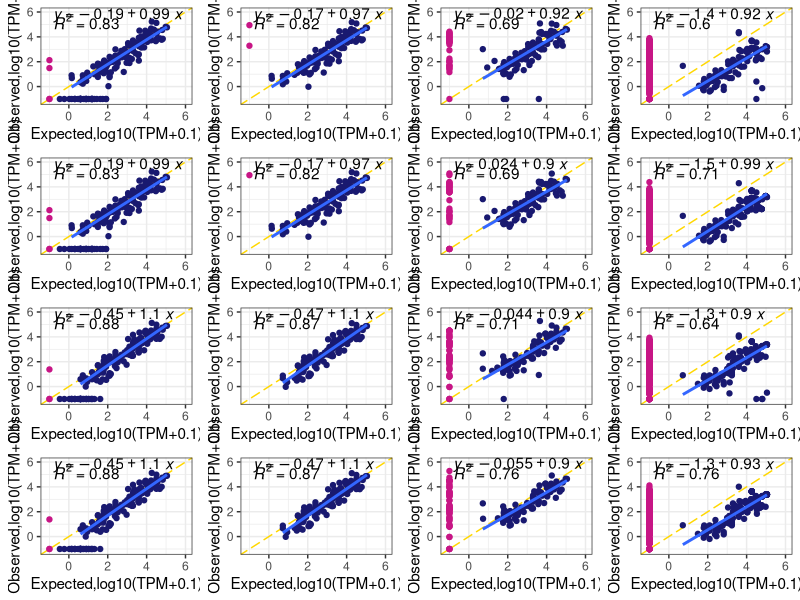

Write R code to recreate this figure.
#Prepare table with bash
#FP = expected abundance = 0
#GFF
#echo -e "Sequin\tMixA\tType\tTranscript\tClasscode\tTPM\tnbReads" > headerGFF.tsv
#for file in *.sf ; do join -1 1 -2 5 <( sort -k1,1 $file ) <( sort -k5,5 ${file%*_salmon.sf}.tmap ) | sed 's/ /\t/g' | awk '$8=="=" || $8=="c" {print "TP\t"$1"\t"$7"\t"$8"\t"$4"\t"$5}' - > GFF-${file%*_salmon.sf}_quantif-TP.tsv; join -t $'\t' -1 1 -2 3 <( sort -k1,1 rnasequin_isoforms_2.5.tsv ) <( sort -k3,3 GFF-${file%*_salmon.sf}_quantif-TP.tsv ) | cut -d$'\t' -f5,6,1,7,8,9,3 > GFF-${file%*_salmon.sf}_quantif-TP2.tsv; join -1 1 -2 5 <( sort -k1,1 $file ) <( sort -k5,5 ${file%*_salmon.sf}.tmap ) | sed 's/ /\t/g' | awk '$8!="=" && $8!="c" && $8!="u" {print $7"\t0\tFP\t"$1"\t"$8"\t"$4"\t"$5"\t"}' - > GFF-${file%*_salmon.sf}_quantif-FP.tsv; cat headerGFF.tsv GFF-${file%*_salmon.sf}_quantif-TP2.tsv GFF-${file%*_salmon.sf}_quantif-FP.tsv > GFF-${file%*_salmon.sf}_quantif.tsv; rm GFF-${file%*_salmon.sf}_quantif-FP.tsv GFF-${file%*_salmon.sf}_quantif-#TP.tsv GFF-${file%*_salmon.sf}_quantif-TP2.tsv; done
#rm headerGFF.tsv


#SQ3
#echo -e "Sequin\tMixA\tType\tTranscript\tClasscode1\tClasscode2\tTPM\tnbReads" > headerSQ3.tsv
#for file in *.sf ; do join -1 1 -2 1 <( sort -k1,1 $file ) <( sort -k1,1 ${file%*_salmon.sf}_classification.txt | sed 's/%7C/|/g' - ) | sed 's/ /\t/g' | awk '$10=="full-splice_match" || ( $10=="incomplete-splice_match" && $19!="intron_retention" ) {print "TP\t"$1"\t"$12"\t"$10"\t"$19"\t"$4"\t"$5}' - > SQ3-${file%*_salmon.sf}_quantif-TP.tsv; join -t $'\t' -1 1 -2 3 <( sort -k1,1 rnasequin_isoforms_2.5.tsv ) <( sort -k3,3 SQ3-${file%*_salmon.sf}_quantif-TP.tsv ) | cut -d$'\t' -f5,6,1,7,8,9,10,3 > SQ3-${file%*_salmon.sf}_quantif-TP2.tsv; join -1 1 -2 1 <( sort -k1,1 $file ) <( sort -k1,1 ${file%*_salmon.sf}_classification.txt | sed 's/%7C/|/g' - ) | sed 's/ /\t/g' | awk '$10!="full-splice_match" && ( $10!="incomplete-splice_match" || $19=="intron_retention" ) && $10!="intergenic" {print $12"\t0\tFP\t"$1"\t"$10"\t"$19"\t"$4"\t"$5}' - > SQ3-${file%*_salmon.sf}_quantif-FP.tsv; cat headerSQ3.tsv SQ3-${file%*_salmon.sf}_quantif-TP2.tsv SQ3-${file%*_salmon.sf}_quantif-FP.tsv > SQ3-${file%*_salmon.sf}_quantif.tsv; rm SQ3-${file%*_salmon.sf}_quantif-FP.tsv SQ3-${file%*_salmon.sf}_quantif-TP.tsv SQ3-${file%*_salmon.sf}_quantif-TP2.tsv; done
#rm headerSQ3.tsv

#Plot figure with R
#RStudio
library(ggplot2)
library(ggpubr)
library(cowplot)

setwd("D:/Assembly-Benchmarking/Fig5-Quantification/Upt2")

#All sequins abundances sum = 15196.5066 for TPM comversion

GFF_LSK114_Bambu <- read.csv("GFF-LSK114_Bambu_quantif.tsv", header=T, sep="\t")
GFF_LSK114_Bambu$nbreadslog <- log10(GFF_LSK114_Bambu$TPM+0.1) #Take TPMs instead of nb of  reads and compare to sequins in TPMs
GFF_LSK114_Bambu$MixAlog <- log10(((GFF_LSK114_Bambu$MixA*1000000)/15196.5066)+0.1) #Convert sequins relative abundances to TPMs
GFF_LSK114_Bambu_x <- subset(subset(GFF_LSK114_Bambu, Type=="TP"), TPM>0 )
x <- cor(as.matrix(GFF_LSK114_Bambu_x[,8:9]), method = c("pearson", "kendall", "spearman"))
print(x)
GFF_LSK114_Bambu_plot <- ggplot(GFF_LSK114_Bambu,aes(y=nbreadslog, x=MixAlog)) + geom_abline(colour="gold", linetype = "longdash") + geom_point(aes(colour=factor(Type)),show.legend = FALSE) + geom_smooth(data=GFF_LSK114_Bambu_x,se=FALSE, method=lm) + stat_regline_equation(data=GFF_LSK114_Bambu_x,label.x=-0.8, label.y=5.75) + stat_cor(data=GFF_LSK114_Bambu_x,aes(label=..rr.label..), label.x=-0.8, label.y=5.25) + xlab("Expected,log10(TPM+0.1)") + ylab("Observed,log10(TPM+0.1)") + theme_bw() + xlim(-1.1,6) + ylim(-1.1,6) + scale_color_manual(values = c("TP" = "midnightblue","FP" = "mediumvioletred"))

GFF_LSK114_isoQuant <- read.csv("GFF-LSK114_isoQuant_quantif.tsv", header=T, sep="\t")
GFF_LSK114_isoQuant$nbreadslog <- log10(GFF_LSK114_isoQuant$TPM+0.1) #Take TPMs instead of nb of  reads and compare to sequins in TPMs
GFF_LSK114_isoQuant$MixAlog <- log10(((GFF_LSK114_isoQuant$MixA*1000000)/15196.5066)+0.1) #Convert sequins relative abundances to TPMs
GFF_LSK114_isoQuant_x <- subset(subset(GFF_LSK114_isoQuant, Type=="TP"), TPM>0 )
x <- cor(as.matrix(GFF_LSK114_isoQuant_x[,8:9]), method = c("pearson", "kendall", "spearman"))
print(x)
GFF_LSK114_isoQuant_plot <- ggplot(GFF_LSK114_isoQuant,aes(y=nbreadslog, x=MixAlog)) + geom_abline(colour="gold", linetype = "longdash") + geom_point(aes(colour=factor(Type)),show.legend = FALSE) + geom_smooth(data=GFF_LSK114_isoQuant_x,se=FALSE, method=lm) + stat_regline_equation(data=GFF_LSK114_isoQuant_x,label.x=-0.8, label.y=5.75) + stat_cor(data=GFF_LSK114_isoQuant_x,aes(label=..rr.label..), label.x=-0.8, label.y=5.25) + xlab("Expected,log10(TPM+0.1)") + ylab("Observed,log10(TPM+0.1)") + theme_bw() + xlim(-1.1,6) + ylim(-1.1,6) + scale_color_manual(values = c("TP" = "midnightblue","FP" = "mediumvioletred"))

GFF_LSK114_Flair <- read.csv("GFF-LSK114_FLAIR-noRef_quantif.tsv", header=T, sep="\t")
GFF_LSK114_Flair$nbreadslog <- log10(GFF_LSK114_Flair$TPM+0.1) #Take TPMs instead of nb of  reads and compare to sequins in TPMs
GFF_LSK114_Flair$MixAlog <- log10(((GFF_LSK114_Flair$MixA*1000000)/15196.5066)+0.1) #Convert sequins relative abundances to TPMs
GFF_LSK114_Flair_x <- subset(subset(GFF_LSK114_Flair, Type=="TP"), TPM>0 )
x <- cor(as.matrix(GFF_LSK114_Flair_x[,8:9]), method = c("pearson", "kendall", "spearman"))
print(x)
GFF_LSK114_Flair_plot <- ggplot(GFF_LSK114_Flair,aes(y=nbreadslog, x=MixAlog)) + geom_abline(colour="gold", linetype = "longdash") + geom_point(aes(colour=factor(Type)),show.legend = FALSE) + geom_smooth(data=GFF_LSK114_Flair_x,se=FALSE, method=lm) + stat_regline_equation(data=GFF_LSK114_Flair_x,label.x=-0.8, label.y=5.75) + stat_cor(data=GFF_LSK114_Flair_x,aes(label=..rr.label..), label.x=-0.8, label.y=5.25) + xlab("Expected,log10(TPM+0.1)") + ylab("Observed,log10(TPM+0.1)") + theme_bw() + xlim(-1.1,6) + ylim(-1.1,6) + scale_color_manual(values = c("TP" = "midnightblue","FP" = "mediumvioletred"))

GFF_LSK114_Stringtie2 <- read.csv("GFF-LSK114_Stringtie2-noRef_quantif.tsv", header=T, sep="\t")
GFF_LSK114_Stringtie2$nbreadslog <- log10(GFF_LSK114_Stringtie2$TPM+0.1) #Take TPMs instead of nb of  reads and compare to sequins in TPMs
GFF_LSK114_Stringtie2$MixAlog <- log10(((GFF_LSK114_Stringtie2$MixA*1000000)/15196.5066)+0.1) #Convert sequins relative abundances to TPMs
GFF_LSK114_Stringtie2_x <- subset(subset(GFF_LSK114_Stringtie2, Type=="TP"), TPM>0 )
x <- cor(as.matrix(GFF_LSK114_Stringtie2_x[,8:9]), method = c("pearson", "kendall", "spearman"))
print(x)
GFF_LSK114_Stringtie2_plot <- ggplot(GFF_LSK114_Stringtie2,aes(y=nbreadslog, x=MixAlog)) + geom_abline(colour="gold", linetype = "longdash") + geom_point(aes(colour=factor(Type)),show.legend = FALSE) + geom_smooth(data=GFF_LSK114_Stringtie2_x,se=FALSE, method=lm) + stat_regline_equation(data=GFF_LSK114_Stringtie2_x,label.x=-0.8, label.y=5.75) + stat_cor(data=GFF_LSK114_Stringtie2_x,aes(label=..rr.label..), label.x=-0.8, label.y=5.25) + xlab("Expected,log10(TPM+0.1)") + ylab("Observed,log10(TPM+0.1)") + theme_bw() + xlim(-1.1,6) + ylim(-1.1,6) + scale_color_manual(values = c("TP" = "midnightblue","FP" = "mediumvioletred"))

SQ3_LSK114_Bambu <- read.csv("SQ3-LSK114_Bambu_quantif.tsv", header=T, sep="\t")
SQ3_LSK114_Bambu$nbreadslog <- log10(SQ3_LSK114_Bambu$TPM+0.1) #Take TPMs instead of nb of  reads and compare to sequins in TPMs
SQ3_LSK114_Bambu$MixAlog <- log10(((SQ3_LSK114_Bambu$MixA*1000000)/15196.5066)+0.1) #Convert sequins relative abundances to TPMs
SQ3_LSK114_Bambu_x <- subset(subset(SQ3_LSK114_Bambu, Type=="TP"), TPM>0 )
x <- cor(as.matrix(SQ3_LSK114_Bambu_x[,9:10]), method = c("pearson", "kendall", "spearman"))
print(x)
SQ3_LSK114_Bambu_plot <- ggplot(SQ3_LSK114_Bambu,aes(y=nbreadslog, x=MixAlog)) + geom_abline(colour="gold", linetype = "longdash") + geom_point(aes(colour=factor(Type)),show.legend = FALSE) + geom_smooth(data=SQ3_LSK114_Bambu_x,se=FALSE, method=lm) + stat_regline_equation(data=SQ3_LSK114_Bambu_x,label.x=-0.8, label.y=5.75) + stat_cor(data=SQ3_LSK114_Bambu_x,aes(label=..rr.label..), label.x=-0.8, label.y=5.25) + xlab("Expected,log10(TPM+0.1)") + ylab("Observed,log10(TPM+0.1)") + theme_bw() + xlim(-1.1,6) + ylim(-1.1,6) + scale_color_manual(values = c("TP" = "midnightblue","FP" = "mediumvioletred"))

SQ3_LSK114_isoQuant <- read.csv("SQ3-LSK114_isoQuant_quantif.tsv", header=T, sep="\t")
SQ3_LSK114_isoQuant$nbreadslog <- log10(SQ3_LSK114_isoQuant$TPM+0.1) #Take TPMs instead of nb of  reads and compare to sequins in TPMs
SQ3_LSK114_isoQuant$MixAlog <- log10(((SQ3_LSK114_isoQuant$MixA*1000000)/15196.5066)+0.1) #Convert sequins relative abundances to TPMs
SQ3_LSK114_isoQuant_x <- subset(subset(SQ3_LSK114_isoQuant, Type=="TP"), TPM>0 )
x <- cor(as.matrix(SQ3_LSK114_isoQuant_x[,9:10]), method = c("pearson", "kendall", "spearman"))
print(x)
SQ3_LSK114_isoQuant_plot <- ggplot(SQ3_LSK114_isoQuant,aes(y=nbreadslog, x=MixAlog)) + geom_abline(colour="gold", linetype = "longdash") + geom_point(aes(colour=factor(Type)),show.legend = FALSE) + geom_smooth(data=SQ3_LSK114_isoQuant_x,se=FALSE, method=lm) + stat_regline_equation(data=SQ3_LSK114_isoQuant_x,label.x=-0.8, label.y=5.75) + stat_cor(data=SQ3_LSK114_isoQuant_x,aes(label=..rr.label..), label.x=-0.8, label.y=5.25) + xlab("Expected,log10(TPM+0.1)") + ylab("Observed,log10(TPM+0.1)") + theme_bw() + xlim(-1.1,6) + ylim(-1.1,6) + scale_color_manual(values = c("TP" = "midnightblue","FP" = "mediumvioletred"))

SQ3_LSK114_Flair <- read.csv("SQ3-LSK114_FLAIR-noRef_quantif.tsv", header=T, sep="\t")
SQ3_LSK114_Flair$nbreadslog <- log10(SQ3_LSK114_Flair$TPM+0.1) #Take TPMs instead of nb of  reads and compare to sequins in TPMs
SQ3_LSK114_Flair$MixAlog <- log10(((SQ3_LSK114_Flair$MixA*1000000)/15196.5066)+0.1) #Convert sequins relative abundances to TPMs
SQ3_LSK114_Flair_x <- subset(subset(SQ3_LSK114_Flair, Type=="TP"), TPM>0 )
x <- cor(as.matrix(SQ3_LSK114_Flair_x[,9:10]), method = c("pearson", "kendall", "spearman"))
print(x)
SQ3_LSK114_Flair_plot <- ggplot(SQ3_LSK114_Flair,aes(y=nbreadslog, x=MixAlog)) + geom_abline(colour="gold", linetype = "longdash") + geom_point(aes(colour=factor(Type)),show.legend = FALSE) + geom_smooth(data=SQ3_LSK114_Flair_x,se=FALSE, method=lm) + stat_regline_equation(data=SQ3_LSK114_Flair_x,label.x=-0.8, label.y=5.75) + stat_cor(data=SQ3_LSK114_Flair_x,aes(label=..rr.label..), label.x=-0.8, label.y=5.25) + xlab("Expected,log10(TPM+0.1)") + ylab("Observed,log10(TPM+0.1)") + theme_bw() + xlim(-1.1,6) + ylim(-1.1,6) + scale_color_manual(values = c("TP" = "midnightblue","FP" = "mediumvioletred"))

SQ3_LSK114_Stringtie2 <- read.csv("SQ3-LSK114_Stringtie2-noRef_quantif.tsv", header=T, sep="\t")
SQ3_LSK114_Stringtie2$nbreadslog <- log10(SQ3_LSK114_Stringtie2$TPM+0.1) #Take TPMs instead of nb of  reads and compare to sequins in TPMs
SQ3_LSK114_Stringtie2$MixAlog <- log10(((SQ3_LSK114_Stringtie2$MixA*1000000)/15196.5066)+0.1) #Convert sequins relative abundances to TPMs
SQ3_LSK114_Stringtie2_x <- subset(subset(SQ3_LSK114_Stringtie2, Type=="TP"), TPM>0 )
x <- cor(as.matrix(SQ3_LSK114_Stringtie2_x[,9:10]), method = c("pearson", "kendall", "spearman"))
print(x)
SQ3_LSK114_Stringtie2_plot <- ggplot(SQ3_LSK114_Stringtie2,aes(y=nbreadslog, x=MixAlog)) + geom_abline(colour="gold", linetype = "longdash") + geom_point(aes(colour=factor(Type)),show.legend = FALSE) + geom_smooth(data=SQ3_LSK114_Stringtie2_x,se=FALSE, method=lm) + stat_regline_equation(data=SQ3_LSK114_Stringtie2_x,label.x=-0.8, label.y=5.75) + stat_cor(data=SQ3_LSK114_Stringtie2_x,aes(label=..rr.label..), label.x=-0.8, label.y=5.25) + xlab("Expected,log10(TPM+0.1)") + ylab("Observed,log10(TPM+0.1)") + theme_bw() + xlim(-1.1,6) + ylim(-1.1,6) + scale_color_manual(values = c("TP" = "midnightblue","FP" = "mediumvioletred"))

GFF_RNA004_Bambu <- read.csv("GFF-RNA004_Bambu_quantif.tsv", header=T, sep="\t")
GFF_RNA004_Bambu$nbreadslog <- log10(GFF_RNA004_Bambu$TPM+0.1) #Take TPMs instead of nb of  reads and compare to sequins in TPMs
GFF_RNA004_Bambu$MixAlog <- log10(((GFF_RNA004_Bambu$MixA*1000000)/15196.5066)+0.1) #Convert sequins relative abundances to TPMs
GFF_RNA004_Bambu_x <- subset(subset(GFF_RNA004_Bambu, Type=="TP"), TPM>0 )
x <- cor(as.matrix(GFF_RNA004_Bambu_x[,8:9]), method = c("pearson", "kendall", "spearman"))
print(x)
GFF_RNA004_Bambu_plot <- ggplot(GFF_RNA004_Bambu,aes(y=nbreadslog, x=MixAlog)) + geom_abline(colour="gold", linetype = "longdash") + geom_point(aes(colour=factor(Type)),show.legend = FALSE) + geom_smooth(data=GFF_RNA004_Bambu_x,se=FALSE, method=lm) + stat_regline_equation(data=GFF_RNA004_Bambu_x,label.x=-0.8, label.y=5.75) + stat_cor(data=GFF_RNA004_Bambu_x,aes(label=..rr.label..), label.x=-0.8, label.y=5.25) + xlab("Expected,log10(TPM+0.1)") + ylab("Observed,log10(TPM+0.1)") + theme_bw() + xlim(-1.1,6) + ylim(-1.1,6) + scale_color_manual(values = c("TP" = "midnightblue","FP" = "mediumvioletred"))

GFF_RNA004_isoQuant <- read.csv("GFF-RNA004_isoQuant_quantif.tsv", header=T, sep="\t")
GFF_RNA004_isoQuant$nbreadslog <- log10(GFF_RNA004_isoQuant$TPM+0.1) #Take TPMs instead of nb of  reads and compare to sequins in TPMs
GFF_RNA004_isoQuant$MixAlog <- log10(((GFF_RNA004_isoQuant$MixA*1000000)/15196.5066)+0.1) #Convert sequins relative abundances to TPMs
GFF_RNA004_isoQuant_x <- subset(subset(GFF_RNA004_isoQuant, Type=="TP"), TPM>0 )
x <- cor(as.matrix(GFF_RNA004_isoQuant_x[,8:9]), method = c("pearson", "kendall", "spearman"))
print(x)
GFF_RNA004_isoQuant_plot <- ggplot(GFF_RNA004_isoQuant,aes(y=nbreadslog, x=MixAlog)) + geom_abline(colour="gold", linetype = "longdash") + geom_point(aes(colour=factor(Type)),show.legend = FALSE) + geom_smooth(data=GFF_RNA004_isoQuant_x,se=FALSE, method=lm) + stat_regline_equation(data=GFF_RNA004_isoQuant_x,label.x=-0.8, label.y=5.75) + stat_cor(data=GFF_RNA004_isoQuant_x,aes(label=..rr.label..), label.x=-0.8, label.y=5.25) + xlab("Expected,log10(TPM+0.1)") + ylab("Observed,log10(TPM+0.1)") + theme_bw() + xlim(-1.1,6) + ylim(-1.1,6) + scale_color_manual(values = c("TP" = "midnightblue","FP" = "mediumvioletred"))

GFF_RNA004_Flair <- read.csv("GFF-RNA004_FLAIR-noRef_quantif.tsv", header=T, sep="\t")
GFF_RNA004_Flair$nbreadslog <- log10(GFF_RNA004_Flair$TPM+0.1) #Take TPMs instead of nb of  reads and compare to sequins in TPMs
GFF_RNA004_Flair$MixAlog <- log10(((GFF_RNA004_Flair$MixA*1000000)/15196.5066)+0.1) #Convert sequins relative abundances to TPMs
GFF_RNA004_Flair_x <- subset(subset(GFF_RNA004_Flair, Type=="TP"), TPM>0 )
x <- cor(as.matrix(GFF_RNA004_Flair_x[,8:9]), method = c("pearson", "kendall", "spearman"))
print(x)
GFF_RNA004_Flair_plot <- ggplot(GFF_RNA004_Flair,aes(y=nbreadslog, x=MixAlog)) + geom_abline(colour="gold", linetype = "longdash") + geom_point(aes(colour=factor(Type)),show.legend = FALSE) + geom_smooth(data=GFF_RNA004_Flair_x,se=FALSE, method=lm) + stat_regline_equation(data=GFF_RNA004_Flair_x,label.x=-0.8, label.y=5.75) + stat_cor(data=GFF_RNA004_Flair_x,aes(label=..rr.label..), label.x=-0.8, label.y=5.25) + xlab("Expected,log10(TPM+0.1)") + ylab("Observed,log10(TPM+0.1)") + theme_bw() + xlim(-1.1,6) + ylim(-1.1,6) + scale_color_manual(values = c("TP" = "midnightblue","FP" = "mediumvioletred"))

GFF_RNA004_Stringtie2 <- read.csv("GFF-RNA004_Stringtie2-noRef_quantif.tsv", header=T, sep="\t")
GFF_RNA004_Stringtie2$nbreadslog <- log10(GFF_RNA004_Stringtie2$TPM+0.1) #Take TPMs instead of nb of  reads and compare to sequins in TPMs
GFF_RNA004_Stringtie2$MixAlog <- log10(((GFF_RNA004_Stringtie2$MixA*1000000)/15196.5066)+0.1) #Convert sequins relative abundances to TPMs
GFF_RNA004_Stringtie2_x <- subset(subset(GFF_RNA004_Stringtie2, Type=="TP"), TPM>0 )
x <- cor(as.matrix(GFF_RNA004_Stringtie2_x[,8:9]), method = c("pearson", "kendall", "spearman"))
print(x)
GFF_RNA004_Stringtie2_plot <- ggplot(GFF_RNA004_Stringtie2,aes(y=nbreadslog, x=MixAlog)) + geom_abline(colour="gold", linetype = "longdash") + geom_point(aes(colour=factor(Type)),show.legend = FALSE) + geom_smooth(data=GFF_RNA004_Stringtie2_x,se=FALSE, method=lm) + stat_regline_equation(data=GFF_RNA004_Stringtie2_x,label.x=-0.8, label.y=5.75) + stat_cor(data=GFF_RNA004_Stringtie2_x,aes(label=..rr.label..), label.x=-0.8, label.y=5.25) + xlab("Expected,log10(TPM+0.1)") + ylab("Observed,log10(TPM+0.1)") + theme_bw() + xlim(-1.1,6) + ylim(-1.1,6) + scale_color_manual(values = c("TP" = "midnightblue","FP" = "mediumvioletred"))

SQ3_RNA004_Bambu <- read.csv("SQ3-RNA004_Bambu_quantif.tsv", header=T, sep="\t")
SQ3_RNA004_Bambu$nbreadslog <- log10(SQ3_RNA004_Bambu$TPM+0.1) #Take TPMs instead of nb of  reads and compare to sequins in TPMs
SQ3_RNA004_Bambu$MixAlog <- log10(((SQ3_RNA004_Bambu$MixA*1000000)/15196.5066)+0.1) #Convert sequins relative abundances to TPMs
SQ3_RNA004_Bambu_x <- subset(subset(SQ3_RNA004_Bambu, Type=="TP"), TPM>0 )
x <- cor(as.matrix(SQ3_RNA004_Bambu_x[,9:10]), method = c("pearson", "kendall", "spearman"))
print(x)
SQ3_RNA004_Bambu_plot <- ggplot(SQ3_RNA004_Bambu,aes(y=nbreadslog, x=MixAlog)) + geom_abline(colour="gold", linetype = "longdash") + geom_point(aes(colour=factor(Type)),show.legend = FALSE) + geom_smooth(data=SQ3_RNA004_Bambu_x,se=FALSE, method=lm) + stat_regline_equation(data=SQ3_RNA004_Bambu_x,label.x=-0.8, label.y=5.75) + stat_cor(data=SQ3_RNA004_Bambu_x,aes(label=..rr.label..), label.x=-0.8, label.y=5.25) + xlab("Expected,log10(TPM+0.1)") + ylab("Observed,log10(TPM+0.1)") + theme_bw() + xlim(-1.1,6) + ylim(-1.1,6) + scale_color_manual(values = c("TP" = "midnightblue","FP" = "mediumvioletred"))

SQ3_RNA004_isoQuant <- read.csv("SQ3-RNA004_isoQuant_quantif.tsv", header=T, sep="\t")
SQ3_RNA004_isoQuant$nbreadslog <- log10(SQ3_RNA004_isoQuant$TPM+0.1) #Take TPMs instead of nb of  reads and compare to sequins in TPMs
SQ3_RNA004_isoQuant$MixAlog <- log10(((SQ3_RNA004_isoQuant$MixA*1000000)/15196.5066)+0.1) #Convert sequins relative abundances to TPMs
SQ3_RNA004_isoQuant_x <- subset(subset(SQ3_RNA004_isoQuant, Type=="TP"), TPM>0 )
x <- cor(as.matrix(SQ3_RNA004_isoQuant_x[,9:10]), method = c("pearson", "kendall", "spearman"))
print(x)
SQ3_RNA004_isoQuant_plot <- ggplot(SQ3_RNA004_isoQuant,aes(y=nbreadslog, x=MixAlog)) + geom_abline(colour="gold", linetype = "longdash") + geom_point(aes(colour=factor(Type)),show.legend = FALSE) + geom_smooth(data=SQ3_RNA004_isoQuant_x,se=FALSE, method=lm) + stat_regline_equation(data=SQ3_RNA004_isoQuant_x,label.x=-0.8, label.y=5.75) + stat_cor(data=SQ3_RNA004_isoQuant_x,aes(label=..rr.label..), label.x=-0.8, label.y=5.25) + xlab("Expected,log10(TPM+0.1)") + ylab("Observed,log10(TPM+0.1)") + theme_bw() + xlim(-1.1,6) + ylim(-1.1,6) + scale_color_manual(values = c("TP" = "midnightblue","FP" = "mediumvioletred"))

SQ3_RNA004_Flair <- read.csv("SQ3-RNA004_FLAIR-noRef_quantif.tsv", header=T, sep="\t")
SQ3_RNA004_Flair$nbreadslog <- log10(SQ3_RNA004_Flair$TPM+0.1) #Take TPMs instead of nb of  reads and compare to sequins in TPMs
SQ3_RNA004_Flair$MixAlog <- log10(((SQ3_RNA004_Flair$MixA*1000000)/15196.5066)+0.1) #Convert sequins relative abundances to TPMs
SQ3_RNA004_Flair_x <- subset(subset(SQ3_RNA004_Flair, Type=="TP"), TPM>0 )
x <- cor(as.matrix(SQ3_RNA004_Flair_x[,9:10]), method = c("pearson", "kendall", "spearman"))
print(x)
SQ3_RNA004_Flair_plot <- ggplot(SQ3_RNA004_Flair,aes(y=nbreadslog, x=MixAlog)) + geom_abline(colour="gold", linetype = "longdash") + geom_point(aes(colour=factor(Type)),show.legend = FALSE) + geom_smooth(data=SQ3_RNA004_Flair_x,se=FALSE, method=lm) + stat_regline_equation(data=SQ3_RNA004_Flair_x,label.x=-0.8, label.y=5.75) + stat_cor(data=SQ3_RNA004_Flair_x,aes(label=..rr.label..), label.x=-0.8, label.y=5.25) + xlab("Expected,log10(TPM+0.1)") + ylab("Observed,log10(TPM+0.1)") + theme_bw() + xlim(-1.1,6) + ylim(-1.1,6) + scale_color_manual(values = c("TP" = "midnightblue","FP" = "mediumvioletred"))

SQ3_RNA004_Stringtie2 <- read.csv("SQ3-RNA004_Stringtie2-noRef_quantif.tsv", header=T, sep="\t")
SQ3_RNA004_Stringtie2$nbreadslog <- log10(SQ3_RNA004_Stringtie2$TPM+0.1) #Take TPMs instead of nb of  reads and compare to sequins in TPMs
SQ3_RNA004_Stringtie2$MixAlog <- log10(((SQ3_RNA004_Stringtie2$MixA*1000000)/15196.5066)+0.1) #Convert sequins relative abundances to TPMs
SQ3_RNA004_Stringtie2_x <- subset(subset(SQ3_RNA004_Stringtie2, Type=="TP"), TPM>0 )
x <- cor(as.matrix(SQ3_RNA004_Stringtie2_x[,9:10]), method = c("pearson", "kendall", "spearman"))
print(x)
SQ3_RNA004_Stringtie2_plot <- ggplot(SQ3_RNA004_Stringtie2,aes(y=nbreadslog, x=MixAlog)) + geom_abline(colour="gold", linetype = "longdash") + geom_point(aes(colour=factor(Type)),show.legend = FALSE) + geom_smooth(data=SQ3_RNA004_Stringtie2_x,se=FALSE, method=lm) + stat_regline_equation(data=SQ3_RNA004_Stringtie2_x,label.x=-0.8, label.y=5.75) + stat_cor(data=SQ3_RNA004_Stringtie2_x,aes(label=..rr.label..), label.x=-0.8, label.y=5.25) + xlab("Expected,log10(TPM+0.1)") + ylab("Observed,log10(TPM+0.1)") + theme_bw() + xlim(-1.1,6) + ylim(-1.1,6) + scale_color_manual(values = c("TP" = "midnightblue","FP" = "mediumvioletred"))



plot_grid(GFF_LSK114_Bambu_plot,GFF_LSK114_isoQuant_plot,GFF_LSK114_Stringtie2_plot,GFF_LSK114_Flair_plot,SQ3_LSK114_Bambu_plot,SQ3_LSK114_isoQuant_plot,SQ3_LSK114_Stringtie2_plot,SQ3_LSK114_Flair_plot,GFF_RNA004_Bambu_plot,GFF_RNA004_isoQuant_plot,GFF_RNA004_Stringtie2_plot,GFF_RNA004_Flair_plot,SQ3_RNA004_Bambu_plot,SQ3_RNA004_isoQuant_plot,SQ3_RNA004_Stringtie2_plot,SQ3_RNA004_Flair_plot, nrow=4)


#PDF 10x10 inches
